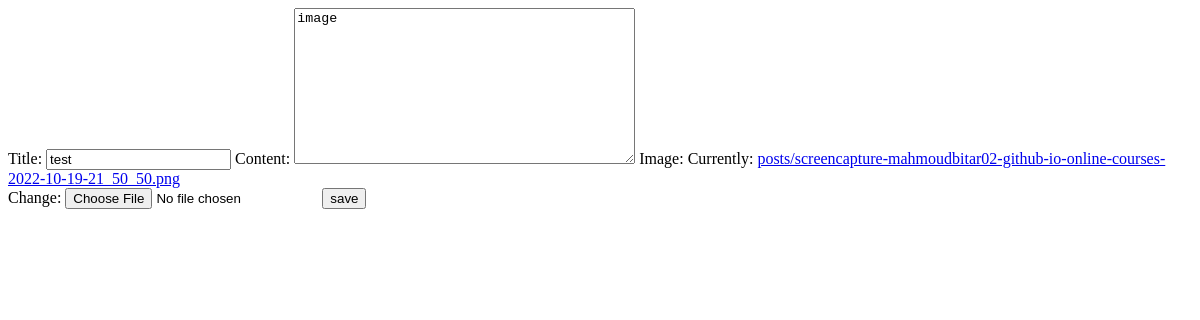
The app's page /blog/3/edit, older data.
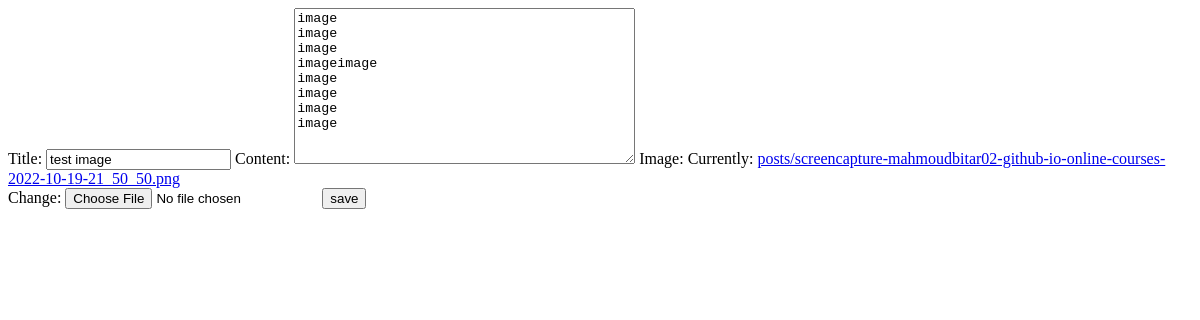
The same page, newer data.
### posts/models.py (models this page shows, shortened)
class Posts(models.Model):
    title = models.CharField(max_length=100)
    content = models.TextField(max_length=10000)
    image = models.ImageField(upload_to='posts/')
    author = models.ForeignKey(User, related_name='post_author', on_delete=models.CASCADE)
    tags = TaggableManager()

### posts/views.py (the view)
# urls.py: path('blog/<int:id>/edit', edit_post),
def edit_post(request,id):
    post = Posts.objects.get(id=id)
    if request.method == 'POST':
        form = PostForm(request.POST, request.FILES, instance=post)
        if form.is_valid():
            myform = form.save(commit=False)
            myform.author = request.user
            myform.save()
    else:
        form = PostForm(instance=post)
    return render(request, 'edit.html', {'form':form})

### posts/forms.py
class PostForm(forms.ModelForm):
    class Meta:
        model = Posts
        fields = '__all__'
        exclude = ('author',)

### posts/templates/edit.html (shortened to what this page needs)
<form method="post" enctype="multipart/form-data">
    {{form}}
    <input type="submit" value="save">
</form>

Row changes from the older to the newer data that the page shows:
changed Posts: title "test" → "test image"; content "image" → "image image image imageimage image image image image"
